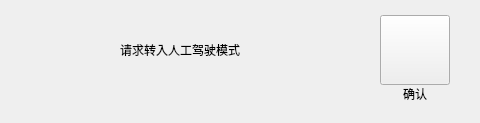
       <widget class="QWidget" name="controlAlalrmManPage">
        <layout class="QHBoxLayout" name="horizontalLayout_35">
         <property name="spacing">
          <number>50</number>
         </property>
         <property name="leftMargin">
          <number>30</number>
         </property>
         <property name="topMargin">
          <number>15</number>
         </property>
         <property name="rightMargin">
          <number>30</number>
         </property>
         <property name="bottomMargin">
          <number>20</number>
         </property>
         <item>
          <layout class="QVBoxLayout" name="verticalLayout_79">
           <property name="spacing">
            <number>0</number>
           </property>
           <item>
            <widget class="QLabel" name="alarmManInfoLabel">
             <property name="minimumSize">
              <size>
               <width>300</width>
               <height>70</height>
              </size>
             </property>
             <property name="text">
              <string>请求转入人工驾驶模式</string>
             </property>
             <property name="alignment">
              <set>Qt::AlignCenter</set>
             </property>
            </widget>
           </item>
           <item>
            <spacer name="verticalSpacer_18">
             <property name="orientation">
              <enum>Qt::Vertical</enum>
             </property>
             <property name="sizeHint" stdset="0">
              <size>
               <width>20</width>
               <height>17</height>
              </size>
             </property>
            </spacer>
           </item>
          </layout>
         </item>
         <item>
          <layout class="QVBoxLayout" name="verticalLayout_80">
           <property name="spacing">
            <number>0</number>
           </property>
           <item>
            <widget class="QPushButton" name="alarmManOkBtn">
             <property name="minimumSize">
              <size>
               <width>70</width>
               <height>70</height>
              </size>
             </property>
             <property name="maximumSize">
              <size>
               <width>70</width>
               <height>70</height>
              </size>
             </property>
             <property name="text">
              <string/>
             </property>
            </widget>
           </item>
           <item>
            <widget class="QLabel" name="alarmManOkBtnLabel">
             <property name="text">
              <string>确认</string>
             </property>
             <property name="alignment">
              <set>Qt::AlignCenter</set>
             </property>
            </widget>
           </item>
          </layout>
         </item>
        </layout>
       </widget>
